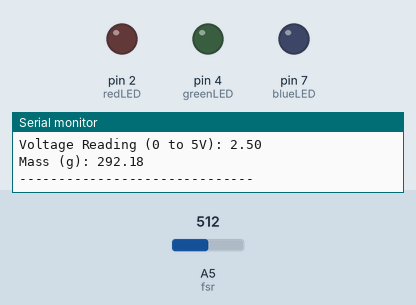
Recording of a sketch running on a simulated Arduino Uno, built with avr-gcc and run on an emulated ATmega328P. On the bench: output pins drawn as LEDs (lit = HIGH), the last lines printed to the serial monitor. Inputs (shaded band) come from the test bench; at power-on: A5 (fsr) = 512.

Above: at 1.2 s.
1.3 s: A5 (fsr) set to 701
4.2 s: A5 (fsr) set to 725
At 7.2 s:
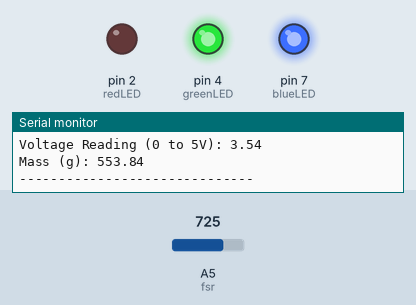
7.5 s: A5 (fsr) set to 122
At 9.7 s:
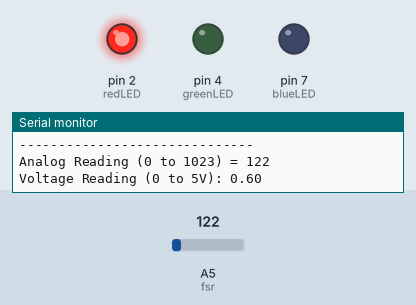
10.5 s: A5 (fsr) set to 194
14.0 s: A5 (fsr) set to 219
At 17.0 s:
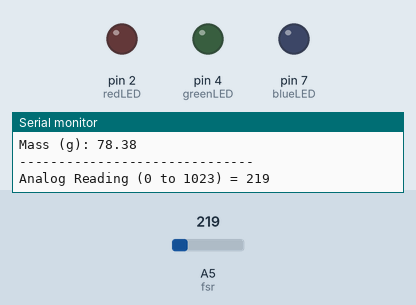
17.5 s: A5 (fsr) set to 241
21.0 s: A5 (fsr) set to 266
At 23.1 s:
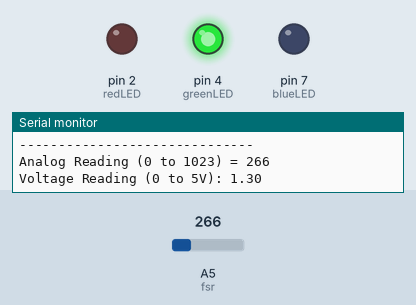
Timing chart, 0 to 24.6 s (numbered marks = the images above; inputs shaded):
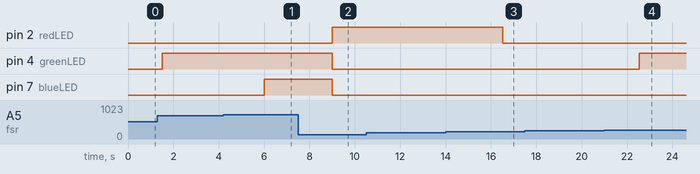

The sketch:

Detector_Building_Code.ino
```cpp
int redLED = 2; // Set Red LED to D2
int greenLED = 4; // Set Green LED to D4
int blueLED = 7; // Set Blue LED to D7
int fsr = 5; // Set FSR + 10K Resistor to A0
int fsrReading; // Analog Reading from FSR Voltage Divider
float fsrVoltage; // Analog Reading Converted to Voltage
float fsrMass; // Voltage Converted to Mass

void setup() {

  // Initialize LED Pins as Outputs
  pinMode(2, OUTPUT);
  pinMode(4, OUTPUT);
  pinMode(7, OUTPUT);
  Serial.begin(9600);

}

void loop() {

  while (analogRead(fsr) != 0) {

      fsrReading = analogRead(fsr);
      Serial.print("Analog Reading (0 to 1023) = ");
      Serial.println(fsrReading);
      delay(500);

      fsrVoltage = (map(fsrReading, 0, 1023, 0, 5000) / 1000.0);
      Serial.print("Voltage Reading (0 to 5V): ");
      Serial.println(fsrVoltage);
      delay(500);

      // m = 41.265V^2 + 1.9037V + 29.097

      fsrMass = 41.265 * fsrVoltage * fsrVoltage + 1.9037 * fsrVoltage + 29.097;
      Serial.print("Mass (g): ");
      Serial.println(fsrMass);

      Serial.println("------------------------------");

      delay(500);

      if (fsrVoltage > 0 && fsrVoltage <= 1.00) {

        digitalWrite(redLED, HIGH);
        digitalWrite(greenLED, LOW);
        digitalWrite(blueLED, LOW);

      } else if (fsrVoltage > 1.00 && fsrVoltage <= 1.25) {

        digitalWrite(redLED, LOW);
        digitalWrite(greenLED, LOW);
        digitalWrite(blueLED, LOW);

      } else if (fsrVoltage > 1.25 && fsrVoltage <= 3.5) {

        digitalWrite(redLED, LOW);
        digitalWrite(greenLED, HIGH);
        digitalWrite(blueLED, LOW);

      } else if (fsrVoltage > 3.5) {

        digitalWrite(redLED, LOW);
        digitalWrite(greenLED, HIGH);
        digitalWrite(blueLED, HIGH);

      }

  }

  while (analogRead(fsr) == 0) {

      Serial.println("No Mass Detected");
      Serial.println("------------------------------");

      digitalWrite(redLED, LOW);
      digitalWrite(greenLED, LOW);
      digitalWrite(blueLED, LOW);

      delay(500);

    }

}
```

Measured:
- the behaviour switches between 716 and 717 on A5 (fsr) (found by bisection; images 0 and 1)
- the behaviour switches between 204 and 205 on A5 (fsr) (found by bisection; images 2 and 3)
- the behaviour switches between 255 and 256 on A5 (fsr) (found by bisection; images 3 and 4)
- after the input at 4.2 s, pin 7 (blueLED): LOW → HIGH after 1.8 s
- after the input at 7.5 s, pin 2 (redLED): LOW → HIGH after 1.5 s; pin 4 (greenLED), pin 7 (blueLED): HIGH → LOW after 1.5 s
- after the input at 14.0 s, pin 2 (redLED): HIGH → LOW after 2.5 s
- after the input at 21.0 s, pin 4 (greenLED): LOW → HIGH after 1.5 s
